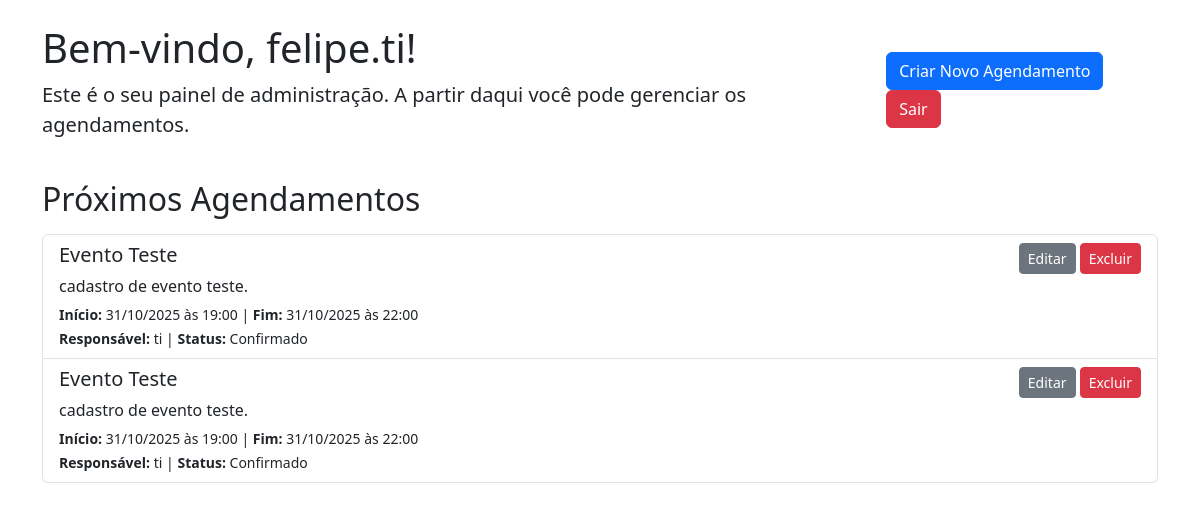
Before: /admin (signed in) with the older database file.
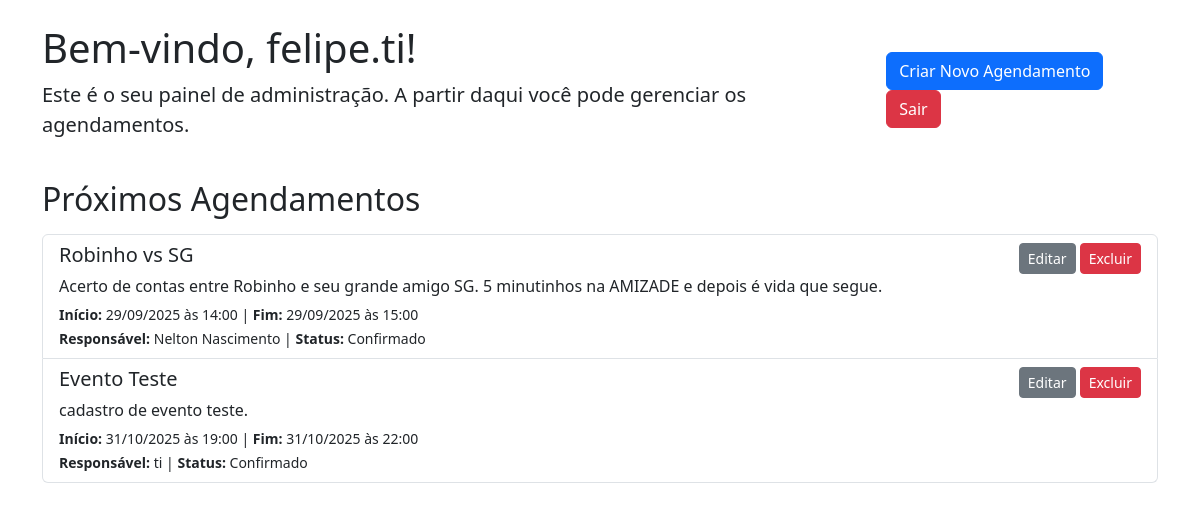
After: the same page with the newer database file.
### app/models.py (models this page shows, shortened)
class Usuario(UserMixin, db.Model):
    id = db.Column(db.Integer, primary_key=True)
    nome_usuario = db.Column(db.String(64), index=True, unique=True)
    senha_hash = db.Column(db.String(128))
    agendamentos = db.relationship('Agendamento', backref='autor', lazy='dynamic')

class Agendamento(db.Model):
    id = db.Column(db.Integer, primary_key=True)
    titulo = db.Column(db.String(140), nullable=False)
    descricao = db.Column(db.Text)
    data_inicio = db.Column(db.DateTime, index=True, nullable=False)
    data_fim = db.Column(db.DateTime, nullable=False)
    local = db.Column(db.String(140), default='Plenário Roberto Bottacin Moreira')
    responsavel = db.Column(db.String(140))
    status = db.Column(db.String(64), default='Confirmado')
    uso_telao = db.Column(db.Boolean, default=False)
    gravacao = db.Column(db.Boolean, default=False)
    uso_som = db.Column(db.Boolean, default=False)
    transmissao = db.Column(db.Boolean, default=False)
    usuario_id = db.Column(db.Integer, db.ForeignKey('usuario.id'))
    equipe_solicitada = db.Column(db.Text) # Campo para listar os funcionários
    usuario_id = db.Column(db.Integer, db.ForeignKey('usuario.id'))

### app/routes.py (the view)
@bp.route('/admin')
@login_required
def admin_dashboard():
    agendamentos = Agendamento.query.order_by(Agendamento.data_inicio.asc()).all()
    return render_template('admin_dashboard.html', agendamentos=agendamentos)

### app/models.py (called while the page is built)
@login_manager.user_loader
def load_user(user_id):
    return Usuario.query.get(int(user_id))

### app/templates/admin_dashboard.html (shortened to what this page needs)
{% extends "base.html" %}
{% block content %}
    <div class="d-flex justify-content-between align-items-center mb-4">
        <div>
            <h1>Bem-vindo, {{ current_user.nome_usuario }}!</h1>
            <p class="lead">Este é o seu painel de administração. A partir daqui você pode gerenciar os agendamentos.</p>
        </div>
        <div>
            <a href="{{ url_for('main.novo_agendamento') }}" class="btn btn-primary">Criar Novo Agendamento</a>
            <a href="{{ url_for('main.logout') }}" class="btn btn-danger">Sair</a>
        </div>
    </div>
    <div class="mt-4">
        <h2>Próximos Agendamentos</h2>
        <div class="list-group mt-3">
            {% for agendamento in agendamentos %}
                <div class="list-group-item list-group-item-action flex-column align-items-start">
                    <div class="d-flex w-100 justify-content-between">
                        <h5 class="mb-1">{{ agendamento.titulo }}</h5>
                        <div>
                            <a href="{{ url_for('main.editar_agendamento', agendamento_id=agendamento.id) }}" class="btn btn-secondary btn-sm">Editar</a>
                            <form action="{{ url_for('main.excluir_agendamento', agendamento_id=agendamento.id) }}" method="POST" style="display: inline;">
                                <button type="submit" class="btn btn-danger btn-sm"
                                        onclick="return confirm('Tem certeza que deseja excluir este agendamento? Esta ação não pode ser desfeita.');">
                                    Excluir
                                </button>
                            </form>
                        </div>
                    </div>
                    <p class="mb-1">{{ agendamento.descricao or "Nenhuma descrição fornecida." }}</p>
                    <small>
                        <strong>Início:</strong> {{ agendamento.data_inicio.strftime('%d/%m/%Y às %H:%M') }} |
                        <strong>Fim:</strong> {{ agendamento.data_fim.strftime('%d/%m/%Y às %H:%M') }}
                    </small>
                    <br>
                    <small><strong>Responsável:</strong> {{ agendamento.responsavel }} | <strong>Status:</strong> {{ agendamento.status }}</small>
                </div>
            {% else %}
                <div class="list-group-item">
                    <p class="mb-1">Nenhum agendamento cadastrado ainda.</p>
                </div>
            {% endfor %}
        </div>
    </div>
{% endblock %}

### app/templates/base.html (shortened to what this page needs)
<!doctype html>
<html lang="pt-br">
  <head>
    <link href="https://cdn.jsdelivr.net/npm/bootstrap@5.3.3/dist/css/bootstrap.min.css" rel="stylesheet">
  </head>
  <body>
    <div class="container mt-4">
      {% block content %}{% endblock %}
    </div>
  </body>
</html>

Changed rows visible on the page:
removed Agendamento: titulo "Evento Teste", descricao "cadastro de evento teste.", data_inicio "31/10/2025 às 19:00", data_fim "31/10/2025 às 22:00", responsavel "ti", status "Confirmado"
added Agendamento: titulo "Robinho vs SG", descricao "Acerto de contas entre Robinho e seu grande amigo SG. 5 minutinhos na AMIZADE e depois é vida que segue.", data_inicio "29/09/2025 às 14:00", data_fim "29/09/2025 às 15:00", responsavel "Nelton Nascimento", status "Confirmado"
